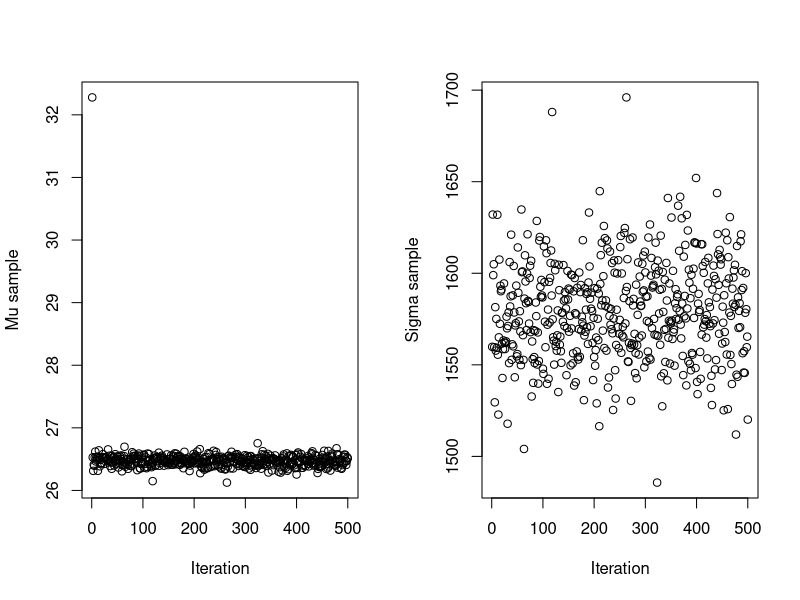
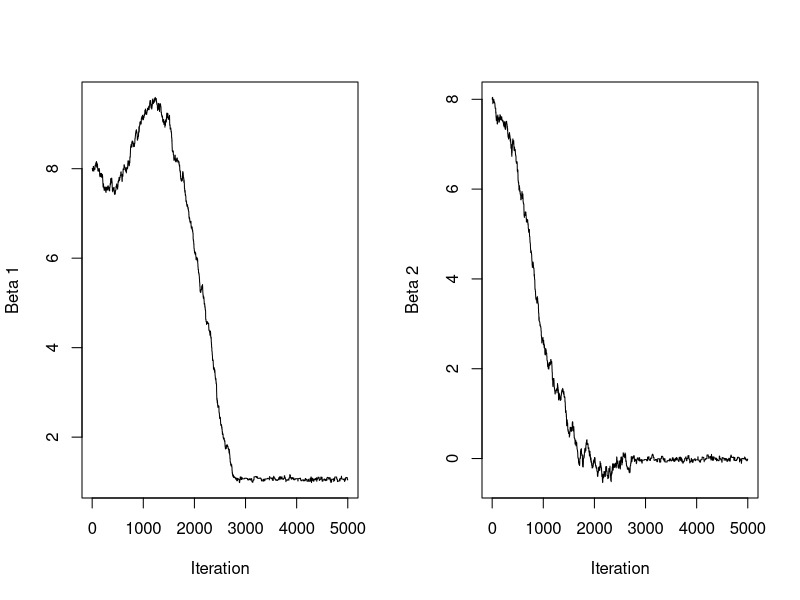
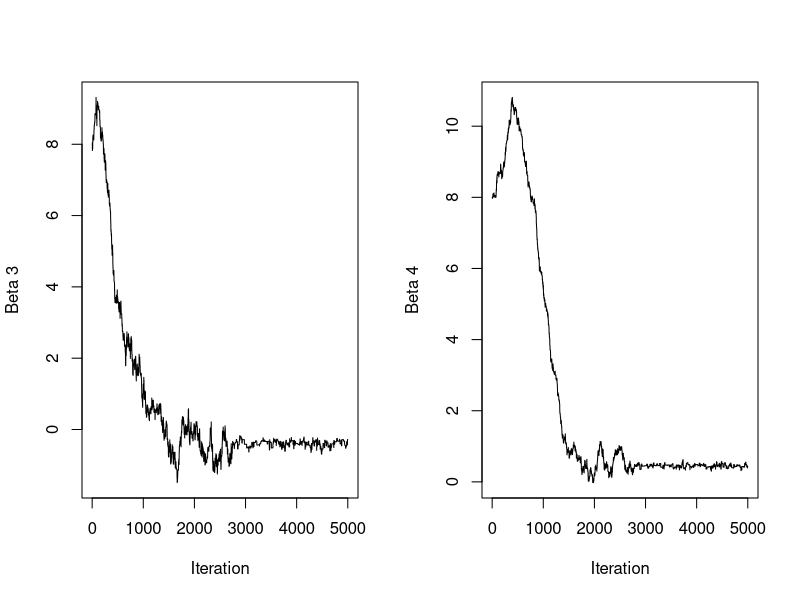
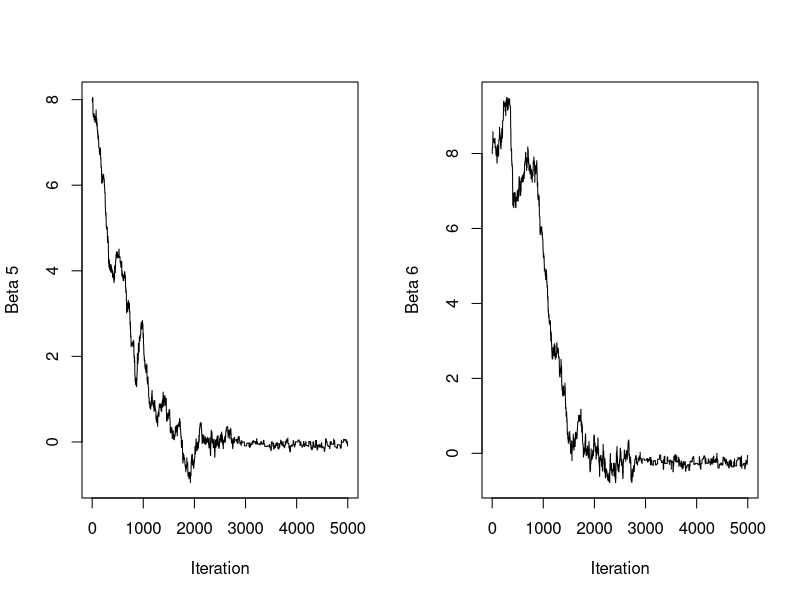
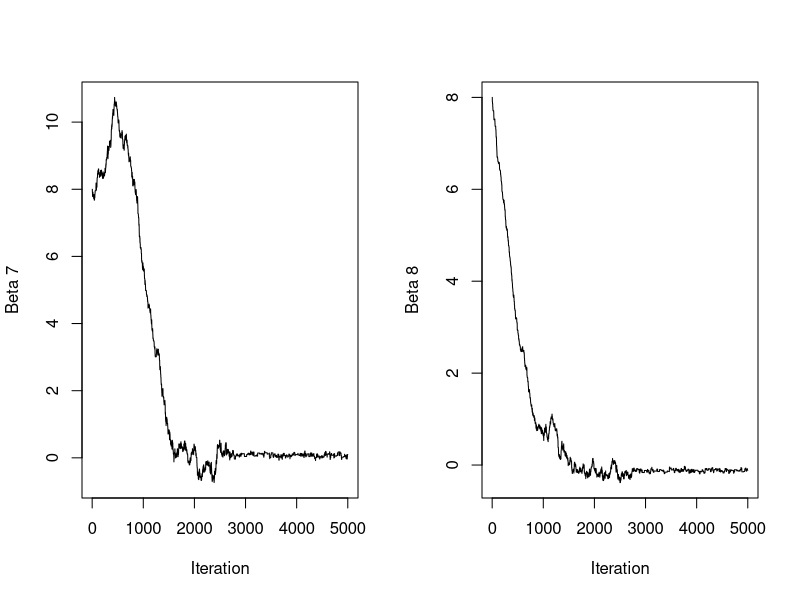
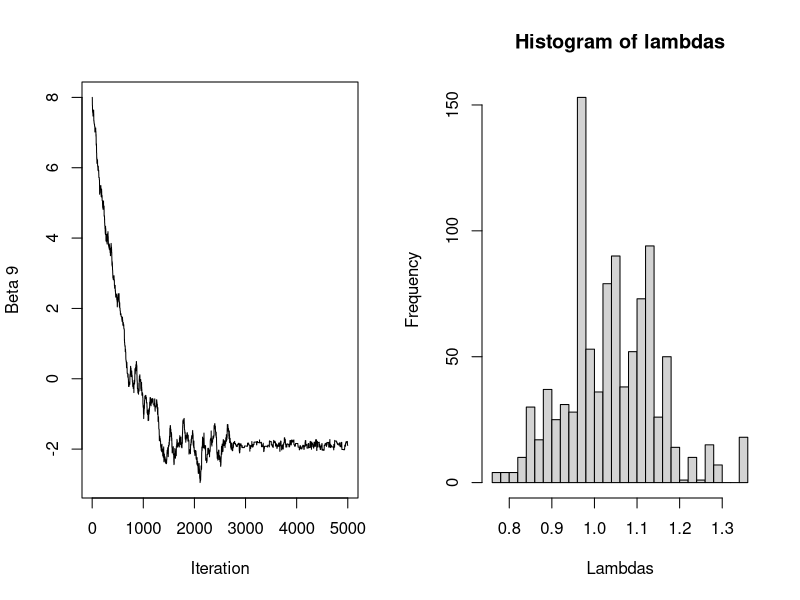
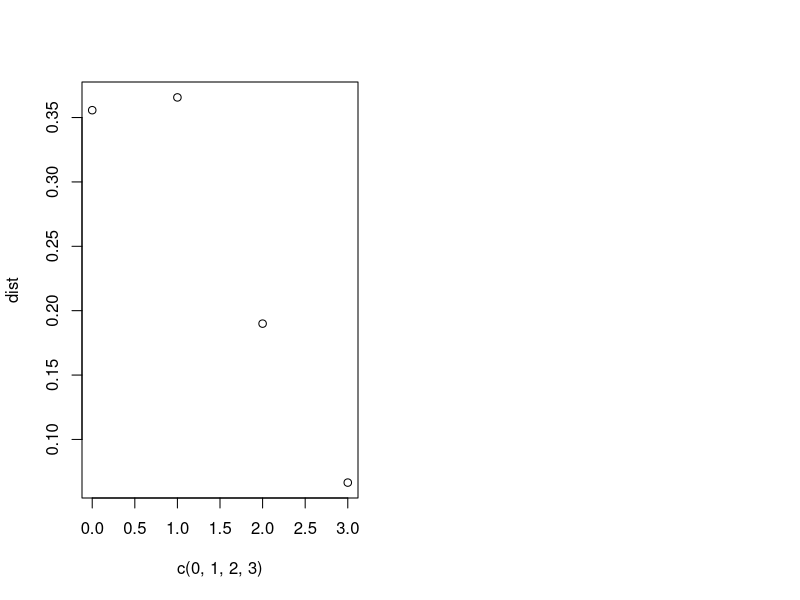

These charts were generated, in order, by the following R code:
library(mvtnorm)

rain <- read.table("rainfall.dat", sep = "")

#--------------- 1a --------------# Normal model
  
# Setting initial values
mu0 = 1
sigma0 = 1
tao0 = sigma0
nDraws = 500
gibbs_data = matrix(0, nDraws, 2)
n = length(rain[,1])
v0 = 1

sigma = 1
for (i in 1:nDraws){
  
  # Update mu
  tao_n = 1/(n/sigma0+1/sigma)
  w = (n/sigma)/((n/sigma)+(1/tao0))
  mu_n = w*mean(rain[,1]) + (1-w)*mu0
  mu = rnorm(1, mu_n, tao_n)
  gibbs_data[i,1] = mu
  
  # Update sigma^2
  # Making draws from Inv-chi2
  v_n = v0 + n 
  draws = rchisq(n = 1, df=v_n)
  #Convert to Inv-chi2 dist.
  var = (v0*sigma0+sum((rain-mu)^2))/(n+v0)
  sigma=(n)*var/draws
  gibbs_data[i,2] = sigma
  
}

# Analyze these plots
#plot(gibbs_data[,1], gibbs_data[,2])
par(mfrow=c(1,2))
plot(gibbs_data[,1], xlab="Iteration", ylab="Mu sample")
plot(gibbs_data[,2], xlab="Iteration", ylab="Sigma sample")
last_gibbs = gibbs_data[500,]

#--------------- 1b --------------# Mixture normal model

# Done in separate file: NormalMixtureGibbs

#--------------- 1c --------------# Graphical comparison

# Done in separate file: NormalMixtureGibbs

#--------------- 2a --------------# Metropolis Random Walk for Poisson regression

ebay <- read.table("eBayNumberOfBidderData.dat", sep = "", header =TRUE)

# Getting Maximum likelihood values for the model
model = glm(ebay$nBids~., poisson, data=ebay[,-2])
opti_betas = model$coefficients

#--------------- 2b --------------# Bayesian analysis of the Poisson regression

nPara=dim(ebay[-1])[2]
X=as.matrix(ebay[-1])

LogPostLogistic <- function(beta,y,X,mu,sigma){
  nPara <- length(beta);
  datamatrix <- X%*%beta;
  lambda = exp(datamatrix)
  #Ln of likelihood
  logLik <- sum(y*datamatrix - lambda) #factorial not needed, since it's only used as a constant (Per has confirmed this :D)
  print(logLik)
  if (abs(logLik) == Inf) logLik = -20000; # Likelihood is not finite, stear the optimizer away from here!
  
  #Ln of prior
  logPrior <- dmvnorm(x=beta, mean = rep(0, length(beta)), sigma=100* solve(t(X) %*% X), log=TRUE);
  return(logLik + logPrior)
}
#Starting values before optimization
startVal <- rep(0,nPara)
mu = rep(0,nPara)
sigma = 100* solve(t(X) %*% X)
#This function returns optimal parameters and corresponding value of the function from these opti parameters
#fnscale = -1 means we have max-problem (and not min)
#Hessian = TRUE meaning we return the second derivate matrix:)
OptimResults<-optim(startVal,LogPostLogistic,gr=NULL,as.vector(ebay$nBids),as.matrix(ebay[,-1]),mu,sigma,method=c("BFGS"), 
                    control=list(fnscale=-1),hessian=TRUE)

opti_beta = OptimResults$par
opti_val = OptimResults$value
opti_hes = -solve(OptimResults$hessian)
opti_beta #same values as earlier
opti_hes

#--------------- 2c --------------# Posterior draws using MCMC

hes = opti_hes

LogPostFunc = function(beta,y,X){
  nPara <- length(beta);
  datamatrix <- X %*% beta;
  lambda = exp(datamatrix)
  
  #Ln of likelihood
  logLik <- sum(y*datamatrix - lambda) #factorial not needed (PERRA)
  if (abs(logLik) == Inf) logLik = -20000; # Likelihood is not finite, stear the optimizer away from here!
  
  #Ln of prior (OBS tanspose of beta here!)
  logPrior <- dmvnorm(x=t(beta), mean = rep(0, nPara), sigma=100* solve(t(X) %*% X), log=TRUE);
  return(logLik + logPrior)
  
}
sample_beta = t(rmvnorm(1, opti_beta, opti_hes))

AP = exp(LogPostFunc(sample_beta, ebay$nBids, X) - LogPostFunc(opti_beta, ebay$nBids, X) )

RMWSampler=function(func, init_beta, hessian, c, ...){
  
  # Initial values for beta (Sample proposal)
  sample_beta = t(rmvnorm(1, init_beta, hessian * c))
  
  #Get acceptance probability
  AP = exp(func(sample_beta, ...) - func(init_beta, ...))
  
  #Get decision value
  u = runif(1, 0, 1)
  if (u<AP){
    print("New sample!")
    return(sample_beta)
  } else {
    print("No new sample")
    return(init_beta)
  }
}
init_beta = rep(8,9)
beta_matrix=matrix(0,9,5000)
beta_matrix[,1]=init_beta
last_beta = init_beta
tuning=1.3
for (i in 2:5000){
  last_beta = RMWSampler(func = LogPostFunc, init_beta = last_beta, hessian = opti_hes, c = tuning, ebay$nBids, X)
  beta_matrix[,i]=last_beta
}
#Plotting all betas
par(mfrow=c(1,2))
plot(beta_matrix[1,], type='l', xlab='Iteration', ylab = 'Beta 1')
plot(beta_matrix[2,], type='l', xlab='Iteration', ylab = 'Beta 2')
plot(beta_matrix[3,], type='l', xlab='Iteration', ylab = 'Beta 3')
plot(beta_matrix[4,], type='l', xlab='Iteration', ylab = 'Beta 4')
plot(beta_matrix[5,], type='l', xlab='Iteration', ylab = 'Beta 5')
plot(beta_matrix[6,], type='l', xlab='Iteration', ylab = 'Beta 6')
plot(beta_matrix[7,], type='l', xlab='Iteration', ylab = 'Beta 7')
plot(beta_matrix[8,], type='l', xlab='Iteration', ylab = 'Beta 8')
plot(beta_matrix[9,], type='l', xlab='Iteration', ylab = 'Beta 9')

#Compare last betas 
#convergence is close to previous analysis
last_beta

#--------------- 2d --------------# Predictive distribution
#Removing burn-in values when calculating values for convergence by only taking the last 1000 betas
mini_x = c(1,1,1,1,0,0,0,1,0.5)
draws = beta_matrix[,4001:5000]

lambdas = exp(mini_x %*% draws) #exponential since it is our model
distribution = dpois(1, lambdas)
hist(lambdas, breaks = 40, xlab='Lambdas')

#dist = rpois(100, lambdas)
#hist(dist)

# Plot distribution
dist = rep(0,4)
for (i in 1:length(lambdas)){
  dist = dist + dpois(c(0,1,2,3), lambdas[i])
}
dist=dist/length(lambdas) #mean of probability 
# Think this is the best
plot(c(0,1,2,3), dist ) #plot output for probability

# Probability of no bidders
dist[1] #= 0.3579




